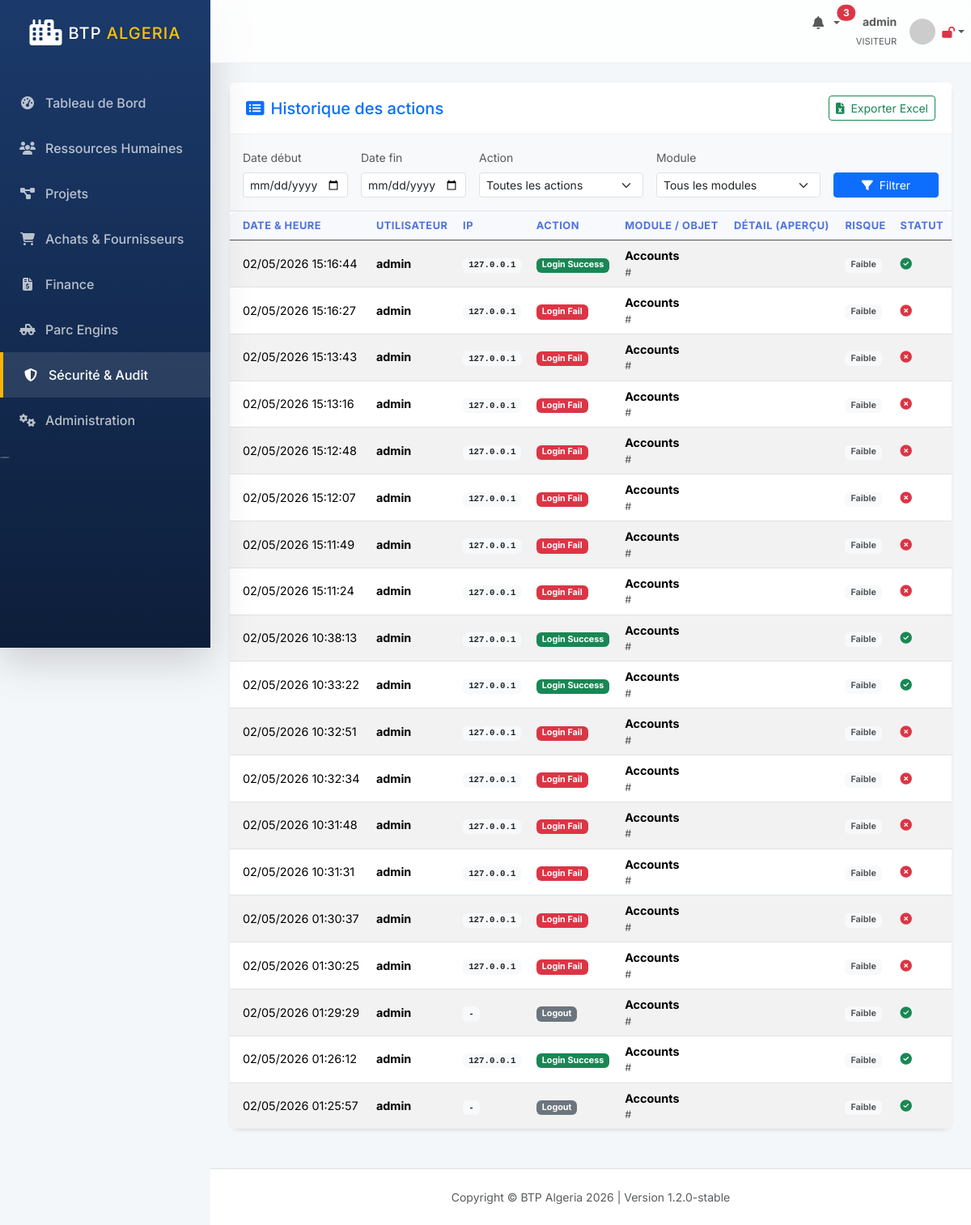
Screenshot of /audit/logs/ (signed in) with the database file from the repository.
### apps/audit/models.py (models this page shows, shortened)
class AuditLog(models.Model):
    ACTION_CHOICES = (
        ('LOGIN_SUCCESS', 'Login Success'),
        ('LOGIN_FAIL', 'Login Fail'),
        ('LOGOUT', 'Logout'),
        ('CREATE', 'Create'),
        ('READ', 'Read'),
        ('UPDATE', 'Update'),
        ('DELETE', 'Delete'),
        ('EXPORT', 'Export'),
        ('PRINT', 'Print'),
        ('APPROVE', 'Approve'),
        ('REJECT', 'Reject'),
        ('PAYMENT', 'Payment'),
        ('SALARY_VIEW', 'Salary View'),
        ('PERMISSION_CHANGE', 'Permission Change'),
        ('SETTINGS_CHANGE', 'Settings Change'),
        ('BACKUP', 'Backup'),
    )
    STATUS_CHOICES = (
        ('success', 'Success'),
        ('failed', 'Failed'),
        ('blocked', 'Blocked'),
    )
    RISK_CHOICES = (
        ('low', 'Low'),
        ('medium', 'Medium'),
        ('high', 'High'),
        ('critical', 'Critical'),
    )
    timestamp = models.DateTimeField(auto_now_add=True, db_index=True)
    user = models.ForeignKey(User, null=True, on_delete=models.SET_NULL)
    username_snapshot = models.CharField(max_length=150)
    ip_address = models.GenericIPAddressField(null=True)
    user_agent = models.TextField(blank=True)
    session_key = models.CharField(max_length=40, blank=True)
    action = models.CharField(max_length=30, choices=ACTION_CHOICES)
    module = models.CharField(max_length=50)
    object_type = models.CharField(max_length=100)
    object_id = models.CharField(max_length=100, blank=True)
    object_repr = models.CharField(max_length=500)
    old_value = EncryptedTextField(null=True)
    new_value = EncryptedTextField(null=True)
    status = models.CharField(max_length=20, choices=STATUS_CHOICES)
    risk_level = models.CharField(max_length=20, choices=RISK_CHOICES, default='low')
    class Meta:
        ordering = ['-timestamp']

### apps/audit/views.py (the view)
# urls.py: path('logs/', views.AuditLogListView.as_view(), name='audit_logs'),
class AuditLogListView(LoginRequiredMixin, ListView):
    model = AuditLog
    template_name = 'audit/audit_log.html'
    context_object_name = 'logs'
    paginate_by = 50
    def get_queryset(self):
        queryset = super().get_queryset()
        action = self.request.GET.get('action')
        module = self.request.GET.get('module')
        date_from = self.request.GET.get('date_from')
        date_to = self.request.GET.get('date_to')
        user_id = self.request.GET.get('user')
        if action:
            queryset = queryset.filter(action=action)
        if module:
            queryset = queryset.filter(module=module)
        if date_from:
            queryset = queryset.filter(timestamp__date__gte=date_from)
        if date_to:
            queryset = queryset.filter(timestamp__date__lte=date_to)
        if user_id:
            queryset = queryset.filter(user_id=user_id)
        return queryset

### templates/audit/audit_log.html (shortened to what this page needs)
{% extends 'base.html' %}
{% block content %}
<div class="card shadow-sm border-0 mb-4">
    <div class="card-header bg-white py-3">
        <div class="d-flex justify-content-between align-items-center">
            <h5 class="mb-0 text-primary"><i class="fas fa-list-alt me-2"></i>Historique des actions</h5>
            <a href="{% url 'export_audit_logs' %}" class="btn btn-sm btn-outline-success">
                <i class="fas fa-file-excel me-1"></i> Exporter Excel
            </a>
        </div>
    </div>
    <div class="card-body bg-light border-bottom">
        <form method="get" class="row g-3">
            <div class="col-md-2">
                <label class="form-label small text-muted">Date début</label>
                <input type="date" name="date_from" class="form-control form-control-sm" value="{{ request.GET.date_from }}">
            </div>
            <div class="col-md-2">
                <label class="form-label small text-muted">Date fin</label>
                <input type="date" name="date_to" class="form-control form-control-sm" value="{{ request.GET.date_to }}">
            </div>
            <div class="col-md-3">
                <label class="form-label small text-muted">Action</label>
                <select name="action" class="form-select form-select-sm">
                    <option value="">Toutes les actions</option>
                </select>
            </div>
            <div class="col-md-3">
                <label class="form-label small text-muted">Module</label>
                <select name="module" class="form-select form-select-sm">
                    <option value="">Tous les modules</option>
                </select>
            </div>
            <div class="col-md-2 d-flex align-items-end">
                <button type="submit" class="btn btn-primary btn-sm w-100"><i class="fas fa-filter me-1"></i> Filtrer</button>
            </div>
        </form>
    </div>
    <div class="card-body p-0">
        <div class="table-responsive">
            <table class="table table-hover table-striped align-middle mb-0" style="font-size: 0.9rem;">
                <thead class="table-dark">
                    <tr>
                        <th class="ps-3">Date & Heure</th>
                        <th>Utilisateur</th>
                        <th>IP</th>
                        <th>Action</th>
                        <th>Module / Objet</th>
                        <th>Détail (Aperçu)</th>
                        <th>Risque</th>
                        <th>Statut</th>
                    </tr>
                </thead>
                <tbody>
                    {% for log in logs %}
                    <tr>
                        <td class="ps-3 text-nowrap">{{ log.timestamp|date:"d/m/Y H:i:s" }}</td>
                        <td class="fw-bold">{{ log.username_snapshot }}</td>
                        <td><span class="badge bg-light text-dark font-monospace">{{ log.ip_address|default:"-" }}</span></td>
                        <td>
                            {% if 'FAIL' in log.action or 'DELETE' in log.action %}
                                <span class="badge bg-danger">{{ log.get_action_display }}</span>
                            {% elif 'SUCCESS' in log.action or 'CREATE' in log.action %}
                                <span class="badge bg-success">{{ log.get_action_display }}</span>
                            {% else %}
                                <span class="badge bg-secondary">{{ log.get_action_display }}</span>
                            {% endif %}
                        </td>
                        <td>
                            <div class="fw-bold">{{ log.module|title }}</div>
                            <div class="text-muted" style="font-size: 0.8rem;">{{ log.object_type }} #{{ log.object_id }}</div>
                        </td>
                        <td style="max-width: 250px;" class="text-truncate" title="{{ log.object_repr }}">
                        </td>
                        <td>
                            {% if log.risk_level == 'critical' %}<span class="badge bg-danger"><i class="fas fa-exclamation-triangle"></i> Critique</span>
                            {% elif log.risk_level == 'high' %}<span class="badge bg-warning text-dark"><i class="fas fa-exclamation"></i> Élevé</span>
                            {% elif log.risk_level == 'medium' %}<span class="badge bg-info text-dark">Moyen</span>
                            {% else %}<span class="badge bg-light text-muted">Faible</span>
                            {% endif %}
                        </td>
                        <td>
                            {% if log.status == 'success' %}<i class="fas fa-check-circle text-success" title="Succès"></i>
                            {% elif log.status == 'failed' %}<i class="fas fa-times-circle text-danger" title="Échec"></i>
                            {% else %}<i class="fas fa-shield-alt text-warning" title="Bloqué"></i>
                            {% endif %}
                        </td>
                    </tr>
                    {% endfor %}
                </tbody>
            </table>
        </div>
    </div>
</div>
{% endblock %}

### templates/base.html (shortened to what this page needs)
{% load static %}
<!DOCTYPE html>
<html lang="fr" dir="ltr">
<head>
    <link href="https://cdn.jsdelivr.net/npm/bootstrap@5.3.2/dist/css/bootstrap.min.css" rel="stylesheet">
    <link rel="stylesheet" href="https://cdnjs.cloudflare.com/ajax/libs/font-awesome/6.4.0/css/all.min.css">
    <link rel="stylesheet" href="{% static 'css/btp_custom.css' %}">
</head>
<body id="page-top">
    <div id="wrapper">
        <nav class="sidebar shadow-lg" id="accordionSidebar">
            <div class="sidebar-brand d-flex align-items-center justify-content-center py-4">
                <div class="sidebar-brand-icon me-2">
                    <i class="fas fa-city text-white fa-2x"></i>
                </div>
                <div class="sidebar-brand-text text-white font-weight-bold h5 mb-0">BTP <span class="text-warning">Algeria</span></div>
            </div>
            <hr class="sidebar-divider my-0 bg-white opacity-25">
            <div class="sidebar-content mt-3">
                {% for item in menu_items %}
                    <a class="nav-link {% if request.resolver_match.url_name == item.url %}active{% endif %}" href="{% url item.url %}">
                        <i class="{{ item.icon }}"></i>
                        <span>{{ item.name }}</span>
                    </a>
                {% endfor %}
            </div>
            <div class="text-center d-none d-md-inline mt-5">
                <button class="rounded-circle border-0 bg-white opacity-25" id="sidebarToggle"></button>
            </div>
        </nav>
        <div id="content-wrapper" class="d-flex flex-column">
            <div id="content">
                <nav class="navbar navbar-expand navbar-light navbar-custom topbar mb-4 static-top">
                    <ul class="navbar-nav ms-auto">
                        <li class="nav-item dropdown no-arrow mx-1">
                            <a class="nav-link dropdown-toggle position-relative" href="{% url 'notifications' %}" id="alertsDropdown">
                                <i class="fas fa-bell fa-fw text-gray-400"></i>
                                {% if notifications_count > 0 %}
                                    <span class="position-absolute top-2 start-100 translate-middle badge rounded-pill bg-danger">
                                        {{ notifications_count }}
                                    </span>
                                {% endif %}
                            </a>
                        </li>
                        <li class="nav-item dropdown no-arrow">
                            <a class="nav-link dropdown-toggle d-flex align-items-center" href="#" id="userDropdown" role="button" data-bs-toggle="dropdown">
                                <div class="text-end me-3 d-none d-lg-block">
                                    <span class="text-gray-600 small fw-bold d-block">{{ user.get_full_name|default:user.username }}</span>
                                    <span class="text-muted extra-small" style="font-size: 0.7rem;">{{ user.groups.first.name|upper|default:"VISITEUR" }}</span>
                                </div>
                                <img class="img-profile rounded-circle" src="https://ui-avatars.com/api/?name={{ user.username }}&background=1B3A6B&color=fff" width="32" height="32">
                                <span class="ms-2">
                                    {% if is_2fa_enabled %}
                                        <i class="fas fa-lock text-success small" title="2FA Activé"></i>
                                    {% else %}
                                        <i class="fas fa-lock-open text-danger small" title="2FA Désactivé"></i>
                                    {% endif %}
                                </span>
                            </a>
                        </li>
                    </ul>
                </nav>
                <div class="container-fluid px-4 pb-4">
                    {% block content %}{% endblock %}
                </div>
            </div>
            <footer class="sticky-footer bg-white py-4 mt-auto border-top">
                <div class="container my-auto">
                    <div class="copyright text-center my-auto small text-muted">
                        <span>Copyright &copy; BTP Algeria 2026 | Version 1.2.0-stable</span>
                    </div>
                </div>
            </footer>
        </div>
    </div>
</body>
</html>

### static/css/btp_custom.css (style rules this page uses)
:root { --primary-color: #1B3A6B; --secondary-color: #F8B400; --sidebar-width: 260px; --bg-light: #F4F7FA; --text-dark: #2D3436; --glass-bg: rgba(255, 255, 255, 0.8); --shadow-sm: 0 2px 10px rgba(0,0,0,0.05); --shadow-md: 0 4px 20px rgba(0,0,0,0.08); }
body { font-family: 'Inter', sans-serif; background-color: var(--bg-light); color: var(--text-dark); }
#wrapper { display: flex; }
.sidebar { width: var(--sidebar-width); min-height: 100vh; background: linear-gradient(180deg, var(--primary-color) 0%, #0D1E3A 100%); position: fixed; z-index: 1000; transition: all 0.3s; }
.sidebar-brand-text { letter-spacing: 1px; text-transform: uppercase; }
.sidebar .nav-link { color: rgba(255, 255, 255, 0.7); padding: 1rem 1.5rem; display: flex; align-items: center; gap: 12px; transition: all 0.2s; font-weight: 500; }
.sidebar .nav-link i { width: 20px; text-align: center; }
.sidebar .nav-link:hover, .sidebar .nav-link.active { color: #fff; background: rgba(255, 255, 255, 0.1); border-left: 4px solid var(--secondary-color); }
#content-wrapper { flex: 1; margin-left: var(--sidebar-width); min-height: 100vh; }
.navbar-custom { background: var(--glass-bg); backdrop-filter: blur(10px); border-bottom: 1px solid rgba(0,0,0,0.05); z-index: 1030 !important; }
.card { border: none; border-radius: 12px; box-shadow: var(--shadow-sm); transition: transform 0.3s, box-shadow 0.3s; }
.card-header { background: transparent; border-bottom: 1px solid rgba(0,0,0,0.05); padding: 1.25rem; }
.table { background: white; border-radius: 10px; overflow: hidden; }
.table thead th { background: #f8f9fc; border-top: none; font-size: 0.8rem; text-transform: uppercase; letter-spacing: 0.5px; color: #4e73df; }

### rows the page displays
AuditLog: timestamp "02/05/2026 15:16:44", username_snapshot "admin", ip_address "127.0.0.1", action "Login Success", module "Accounts", risk_level "Faible", status "success" (drawn)
AuditLog: timestamp "02/05/2026 15:16:27", username_snapshot "admin", ip_address "127.0.0.1", action "Login Fail", module "Accounts", risk_level "Faible", status "failed" (drawn)
AuditLog: timestamp "02/05/2026 15:13:43", username_snapshot "admin", ip_address "127.0.0.1", action "Login Fail", module "Accounts", risk_level "Faible", status "failed" (drawn)
AuditLog: timestamp "02/05/2026 15:13:16", username_snapshot "admin", ip_address "127.0.0.1", action "Login Fail", module "Accounts", risk_level "Faible", status "failed" (drawn)
AuditLog: timestamp "02/05/2026 15:12:48", username_snapshot "admin", ip_address "127.0.0.1", action "Login Fail", module "Accounts", risk_level "Faible", status "failed" (drawn)
AuditLog: timestamp "02/05/2026 15:12:07", username_snapshot "admin", ip_address "127.0.0.1", action "Login Fail", module "Accounts", risk_level "Faible", status "failed" (drawn)
AuditLog: timestamp "02/05/2026 15:11:49", username_snapshot "admin", ip_address "127.0.0.1", action "Login Fail", module "Accounts", risk_level "Faible", status "failed" (drawn)
AuditLog: timestamp "02/05/2026 15:11:24", username_snapshot "admin", ip_address "127.0.0.1", action "Login Fail", module "Accounts", risk_level "Faible", status "failed" (drawn)
AuditLog: timestamp "02/05/2026 10:38:13", username_snapshot "admin", ip_address "127.0.0.1", action "Login Success", module "Accounts", risk_level "Faible", status "success" (drawn)
AuditLog: timestamp "02/05/2026 10:33:22", username_snapshot "admin", ip_address "127.0.0.1", action "Login Success", module "Accounts", risk_level "Faible", status "success" (drawn)
AuditLog: timestamp "02/05/2026 10:32:51", username_snapshot "admin", ip_address "127.0.0.1", action "Login Fail", module "Accounts", risk_level "Faible", status "failed" (drawn)
AuditLog: timestamp "02/05/2026 10:32:34", username_snapshot "admin", ip_address "127.0.0.1", action "Login Fail", module "Accounts", risk_level "Faible", status "failed" (drawn)
AuditLog: timestamp "02/05/2026 10:31:48", username_snapshot "admin", ip_address "127.0.0.1", action "Login Fail", module "Accounts", risk_level "Faible", status "failed" (drawn)
AuditLog: timestamp "02/05/2026 10:31:31", username_snapshot "admin", ip_address "127.0.0.1", action "Login Fail", module "Accounts", risk_level "Faible", status "failed" (drawn)
AuditLog: timestamp "02/05/2026 01:30:37", username_snapshot "admin", ip_address "127.0.0.1", action "Login Fail", module "Accounts", risk_level "Faible", status "failed" (drawn)
AuditLog: timestamp "02/05/2026 01:30:25", username_snapshot "admin", ip_address "127.0.0.1", action "Login Fail", module "Accounts", risk_level "Faible", status "failed" (drawn)
AuditLog: timestamp "02/05/2026 01:29:29", username_snapshot "admin", ip_address "-", action "Logout", module "Accounts", risk_level "Faible", status "success" (drawn)
AuditLog: timestamp "02/05/2026 01:26:12", username_snapshot "admin", ip_address "127.0.0.1", action "Login Success", module "Accounts", risk_level "Faible", status "success" (drawn)
AuditLog: timestamp "02/05/2026 01:25:57", username_snapshot "admin", ip_address "-", action "Logout", module "Accounts", risk_level "Faible", status "success" (drawn)

### other values shown
{{ item.name }} "Tableau de Bord" "Ressources Humaines" "Projets" "Achats & Fournisseurs" "Finance" "Parc Engins" "Sécurité & Audit" "Administration"
{{ notifications_count }} "3"
{{ user.get_full_name|default:user.username }} "admin"
{{ user.groups.first.name|upper|default:"VISITEUR" }} "VISITEUR"
